Frame 1 (no input): blank canvas, image omitted
Frame 60 (no input): blank canvas, image omitted
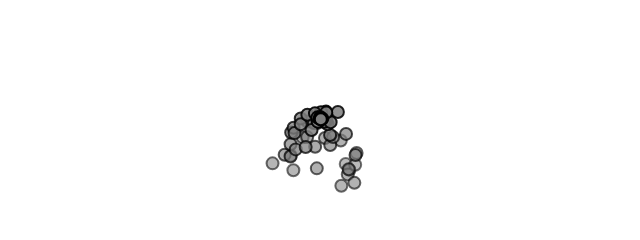
Frame 120 (the mouse pressed at the canvas centre since frame 60)

The p5.js sketch whose frames 1 and 60 were blank and that drew this single picture after the mouse press (run headless with seeded random() and noise() and a simulated clock; from frame 60 on, the mouse is pressed at the canvas centre):

// p5.js sketch
// ── sketch.js
// The Nature of Code
// Daniel Shiffman
// http://natureofcode.com

// Particles are generated each cycle through draw(),
// fall with gravity and fade out over time
// A ParticleSystem object manages a variable size
// list of particles.

// an array of ParticleSystems
let systems = [];

function setup() {
  createCanvas(640, 240);
  let text = createP("click to add particle systems");
}

function draw() {
  background(255);
  for (let i = 0; i < systems.length; i++) {
    systems[i].addParticle();
    systems[i].run();
  }
}

function mousePressed() {
  systems.push(new ParticleSystem(mouseX, mouseY));
}
// ── particle.js
// The Nature of Code
// Daniel Shiffman
// http://natureofcode.com

// Simple Particle System

// A simple Particle class

class Particle {
  constructor(position) {
    this.acceleration = createVector(0, 0.05);
    this.velocity = createVector(random(-1, 1), random(-1, 0));
    this.position = position.copy();
    this.lifespan = 255.0;
  }

  run() {
    this.update();
    this.show();
  }

  // Method to update position
  update() {
    this.velocity.add(this.acceleration);
    this.position.add(this.velocity);
    this.lifespan -= 2;
  }

  // Method to display
  show() {
    stroke(0, this.lifespan);
    strokeWeight(2);
    fill(127, this.lifespan);
    circle(this.position.x, this.position.y, 12);
  }

  // Is the particle still useful?
  isDead() {
    if (this.lifespan < 0.0) {
      return true;
    } else {
      return false;
    }
  }
}
// ── particle_system.js
// The Nature of Code
// Daniel Shiffman
// http://natureofcode.com

class ParticleSystem {
  constructor(x, y) {
    this.origin = createVector(x, y);
    this.particles = [];
  }

  addParticle() {
    this.particles.push(new Particle(this.origin));
  }

  run() {
    // Run every particle
    // ES6 for..of loop
    // https://developer.mozilla.org/en-US/docs/Web/JavaScript/Reference/Statements/for...of
    // https://www.youtube.com/watch?v=Y8sMnRQYr3c
    for (let particle of this.particles) {
      particle.run();
    }

    // Filter removes any elements of the array that do not pass the test
    // I am also using ES6 arrow snytax
    // https://developer.mozilla.org/en-US/docs/Web/JavaScript/Reference/Functions/Arrow_functions
    // https://www.youtube.com/watch?v=mrYMzpbFz18
    this.particles = this.particles.filter(particle => !particle.isDead());

    // Without ES6 arrow code would look like:
    // this.particles = this.particles.filter(function(particle) {
    //   return !particle.isDead();
    // });

  }
}
